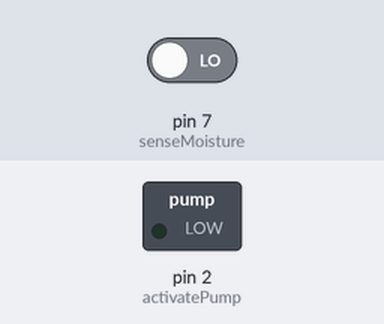
Simulated run of this sketch. Board: Arduino Uno, built with avr-gcc and run on an emulated ATmega328P. On the bench: switched loads named in the sketch (green lamp = pin HIGH). The test bench sets the inputs (shaded band); at power-on: pin 7 (senseMoisture) LOW.

Above: at 1.8 s.
1.9 s: pin 7 (senseMoisture) driven HIGH
At 3.0 s:
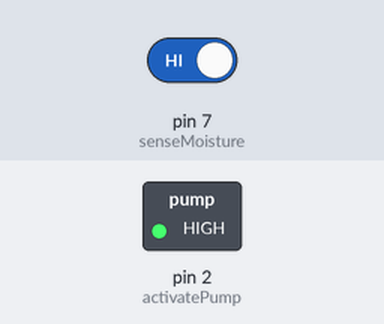
Timing chart, 0 to 11.0 s (numbered marks = the images above; inputs shaded):
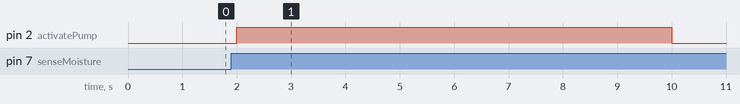

Measured:
- after the input at 1.9 s, pin 2 (activatePump): LOW → HIGH after 0.10 s, → LOW 8.0 s later

The sketch:

AutomaticWateringSystemCode.ino
```cpp
int senseMoisture = 7;
int activatePump = 2;

void setup() {
  // naming and designating pins as inputs/outputs
  pinMode(senseMoisture, INPUT);
  pinMode(activatePump, OUTPUT);
}


void loop() {
  int run_num;
  int max_runs = 20; // overrides conditional statement to turn off water pump after ~10 seconds
  while(run_num < max_runs) {
    // when soil is dry
    if(digitalRead(senseMoisture) == HIGH) {
      digitalWrite(activatePump, HIGH);
      delay(500);
    // when soil is wet
    } else {
      digitalWrite(activatePump, LOW);
      delay(500);
    }
    run_num++;
  }
  digitalWrite(activatePump, LOW);
  delay(600000); // 10-minute interval between checks
}
```
